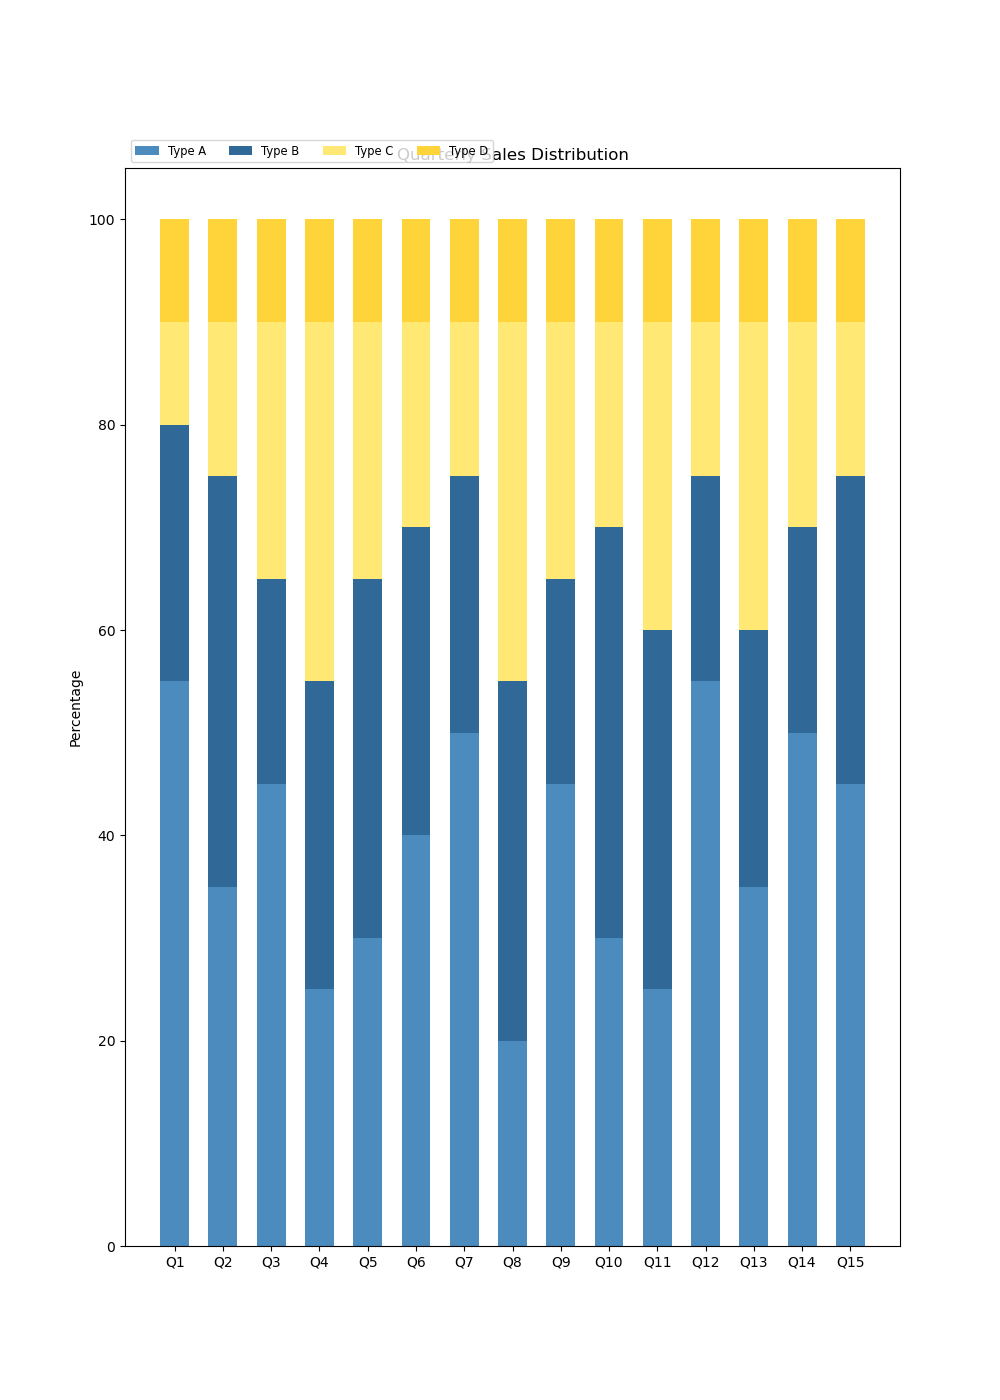

Write Python code to recreate this figure.

import matplotlib.pyplot as plt
import numpy as np

data = [
    [55, 25, 10, 10],
    [35, 40, 15, 10],
    [45, 20, 25, 10],
    [25, 30, 35, 10],
    [30, 35, 25, 10],
    [40, 30, 20, 10],
    [50, 25, 15, 10],
    [20, 35, 35, 10],
    [45, 20, 25, 10],
    [30, 40, 20, 10],
    [25, 35, 30, 10],
    [55, 20, 15, 10],
    [35, 25, 30, 10],
    [50, 20, 20, 10],
    [45, 30, 15, 10]
]

categories = ['Q1', 'Q2', 'Q3', 'Q4', 'Q5', 'Q6', 'Q7', 'Q8', 'Q9', 'Q10', 'Q11', 'Q12', 'Q13', 'Q14', 'Q15']

data = np.array(data)
data_cumsum = np.cumsum(data, axis=1)
category_colors = ['#4B8BBE', '#306998', '#FFE873', '#FFD43B']

fig, ax = plt.subplots(figsize=(10, 14))
bar_height = 0.6
for i, (colname, color) in enumerate(zip(['Type A', 'Type B', 'Type C', 'Type D'], category_colors)):
    heights = data[:, i]
    starts = data_cumsum[:, i] - heights
    ax.bar(categories, heights, bottom=starts, width=bar_height, label=colname, color=color)

ax.set_ylabel('Percentage')
ax.set_title('Quarterly Sales Distribution')
ax.legend(ncol=4, bbox_to_anchor=(0, 1), loc='lower left', fontsize='small')

plt.show()
